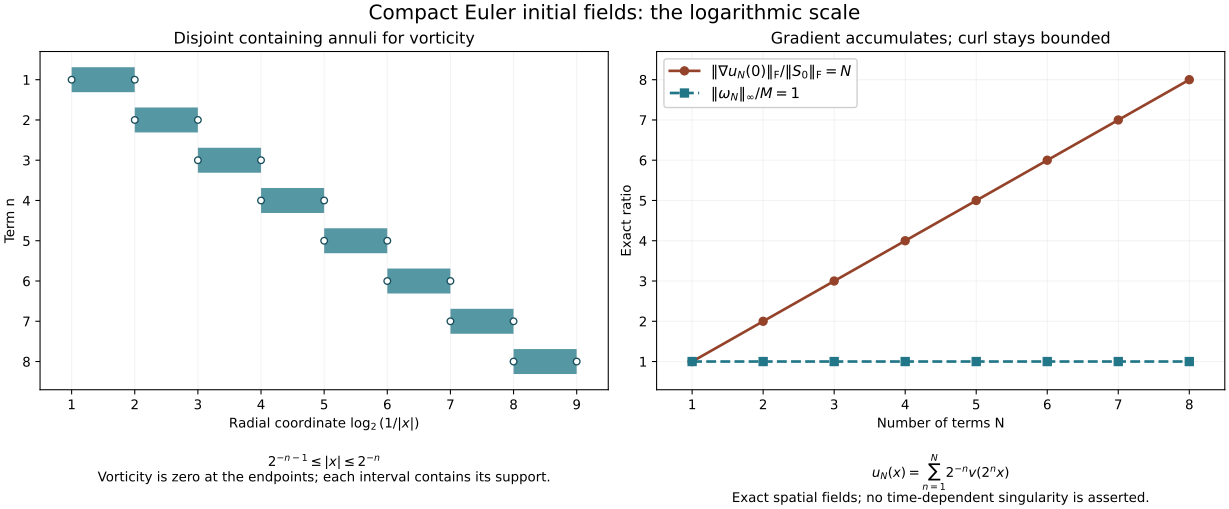

Write Python code to recreate this figure.
"""Exact annular support intervals and norm ratios, NS-FLUID-09 Exercise 5."""
from pathlib import Path
import matplotlib
matplotlib.use("Agg")
import matplotlib.pyplot as plt
from matplotlib.patches import Rectangle

HERE = Path(__file__).resolve().parent
fig, axes = plt.subplots(1, 2, figsize=(12.8, 5.3), layout="constrained")
ax = axes[0]
for n in range(1, 9):
    ax.add_patch(Rectangle((n, n-.31), 1, .62, facecolor="#217687", alpha=.76))
    ax.plot([n, n+1], [n, n], "o", markerfacecolor="white",
            markeredgecolor="#174d5a", ms=5)
ax.set(xlim=(.5, 9.5), ylim=(8.7, .3), xticks=range(1, 10), yticks=range(1, 9),
       xlabel=r"Radial coordinate $\log_2(1/|x|)$", ylabel="Term n",
       title="Disjoint containing annuli for vorticity")
ax.grid(axis="x", alpha=.16)
ax.text(.5, -.19, r"$2^{-n-1}\leq |x|\leq 2^{-n}$"+"\n"
        "Vorticity is zero at the endpoints; each interval contains its support.",
        transform=ax.transAxes, ha="center", va="top", fontsize=10)
ax = axes[1]
ns = list(range(1, 9))
ax.plot(ns, ns, "o-", color="#944229", lw=2,
        label=r"$\|\nabla u_N(0)\|_{\rm F}/\|S_0\|_{\rm F}=N$")
ax.plot(ns, [1]*8, "s--", color="#217687", lw=2,
        label=r"$\|\omega_N\|_\infty/M=1$")
ax.set(xlim=(.5, 8.5), ylim=(.3, 8.7), xticks=ns, yticks=ns,
       xlabel="Number of terms N", ylabel="Exact ratio",
       title="Gradient accumulates; curl stays bounded")
ax.grid(alpha=.16)
ax.legend(loc="upper left", fontsize=11, framealpha=.95)
ax.text(.5, -.19, r"$u_N(x)=\sum_{n=1}^N2^{-n}v(2^nx)$"+"\n"
        "Exact spatial fields; no time-dependent singularity is asserted.",
        transform=ax.transAxes, ha="center", va="top", fontsize=10)
fig.suptitle("Compact Euler initial fields: the logarithmic scale", fontsize=15)
fig.savefig(HERE/"euler-frequency-bands.png", dpi=180)
fig.savefig(HERE/"euler-frequency-bands.svg")
plt.close(fig)
